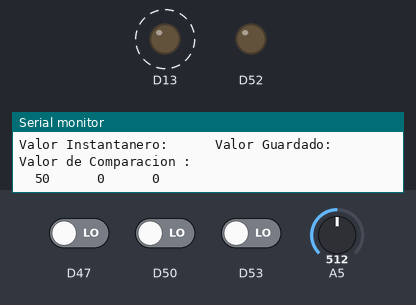
The sketch below on a simulated Arduino Due. On the bench: output pins drawn as LEDs (lit = HIGH), the last lines printed to the serial monitor. Dashed ring = blinking. The test bench sets the inputs (shaded band); at power-on: A5 = 512, D47 LOW, D50 LOW, D53 LOW.

Above: at 0.4 s.
1.3 s: A5 set to 22
3.3 s: A5 set to 19
At 4.6 s:
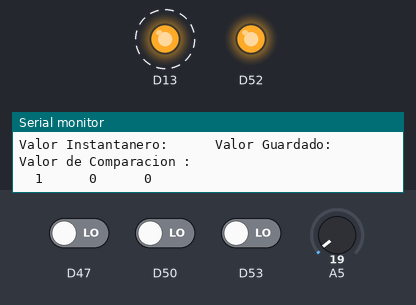
6.3 s: A5 set to 110
At 7.1 s:
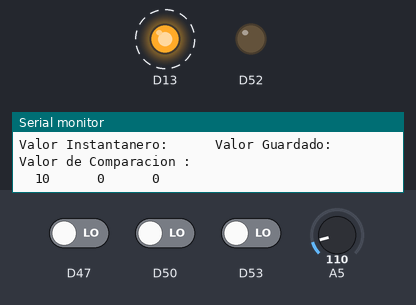
9.3 s: A5 set to 0
At 10.1 s:
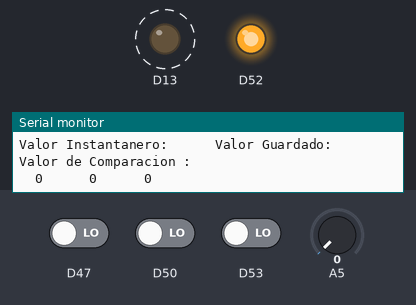
Timing chart, 0 to 13.3 s (numbered marks = the images above; inputs shaded):
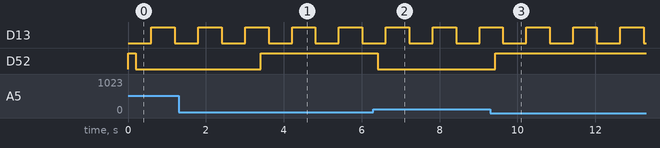

Measured:
- the behaviour switches between 21 and 20 on A5 (found by bisection; images 0 and 1)
- after the input at 3.3 s, D52: LOW → HIGH after 0.11 s
- after the input at 6.3 s, D52: HIGH → LOW after 0.12 s
- after the input at 9.3 s, D52: LOW → HIGH after 0.13 s
- by itself, D13: alternates HIGH for 0.60 s and LOW for 0.60 s

The sketch:

TPO3.ino
```cpp
#include <DueTimer.h>

   int n=0;
   int guardar=0;
   int i=0;
   int j=0;
   float promedio=0;


volatile unsigned long vector=0;

//  variables que cambiarán de valor.
int estadoLed = LOW;   // ledState se usará para establecer el estado del LED

long previoMillis = 0;   // almacenará la última vez que el estado del LED


long intervalo = 500;   // intervalo del parpadeo (en milisegundos)
                        // la siguiente variable es del tipo long por que el tiempo medido en

 void setup(void)
     {
          pinMode(53,INPUT);
          pinMode(50,INPUT);
          pinMode(47,INPUT);
          pinMode(52,OUTPUT);
          pinMode(13, OUTPUT);

          Timer3.attachInterrupt (interrupcion) .setFrequency (100) .start ();
          Serial.begin(9600);

      }


void interrupcion()
   {
       vector = analogRead(A5);
   }


void loop(void)
    {
      unsigned long contadorMillis = millis();    // Se toma el tiempo actual

      // se comprueba si el tiempo actual menos el tiempo en que el LED cambió
      // de estado por última vez es mayor que el intervalo
      if (contadorMillis - previoMillis > intervalo)
            {
                  // Si se cumple la condición se guarda el nuevo tiempo
                  // en el que el LED cambia de estado
                  previoMillis = contadorMillis;

                  // Y ahora cambiamos de estado el LED, si está encendido a
                  // apagado o viceversa.
              if (estadoLed== LOW)
                  estadoLed = HIGH;
              else
                  estadoLed = LOW;

                // Hacemos que el contenido de la variable llegue al LED
                digitalWrite(13, estadoLed);
            }


     unsigned long muestras;      // Haremos copia de interrupcion
     noInterrupts();
     // Suspende las interrupciones
     muestras=vector;
     interrupts();              // Autoriza las interrupciones


      int subir = digitalRead(53);
      int bajar = digitalRead(50);
      int mostrar=digitalRead(47);

      if(subir==HIGH)
        {  if(n<100)
              {n=n+1;}
        }

       if(bajar==HIGH)
        {  if(n>0)
              {n=n-1;}
        }

    int voltaje = ( muestras * 100 / 1023);

   if(voltaje==n  || voltaje==(n-1)   ||  voltaje==(n+1))
       {  digitalWrite(52, HIGH);
       }
     else
      {  digitalWrite(52, LOW);
      }


    if(mostrar==HIGH)
       {guardar=voltaje;}

            Serial.print("Valor Instantanero: ");                                   Serial.print("     Valor Guardado:");                                                      Serial.println("     Valor de Comparacion :");
            Serial.print("\t");Serial.print (voltaje);Serial.print("\t");           Serial.print("\t");Serial.print("\t");  Serial.print (guardar);Serial.print("\t");         Serial.print("\t");  Serial.print("\t");   Serial.print (n); Serial.println("\t");


     delay(200) ;

    }
```
